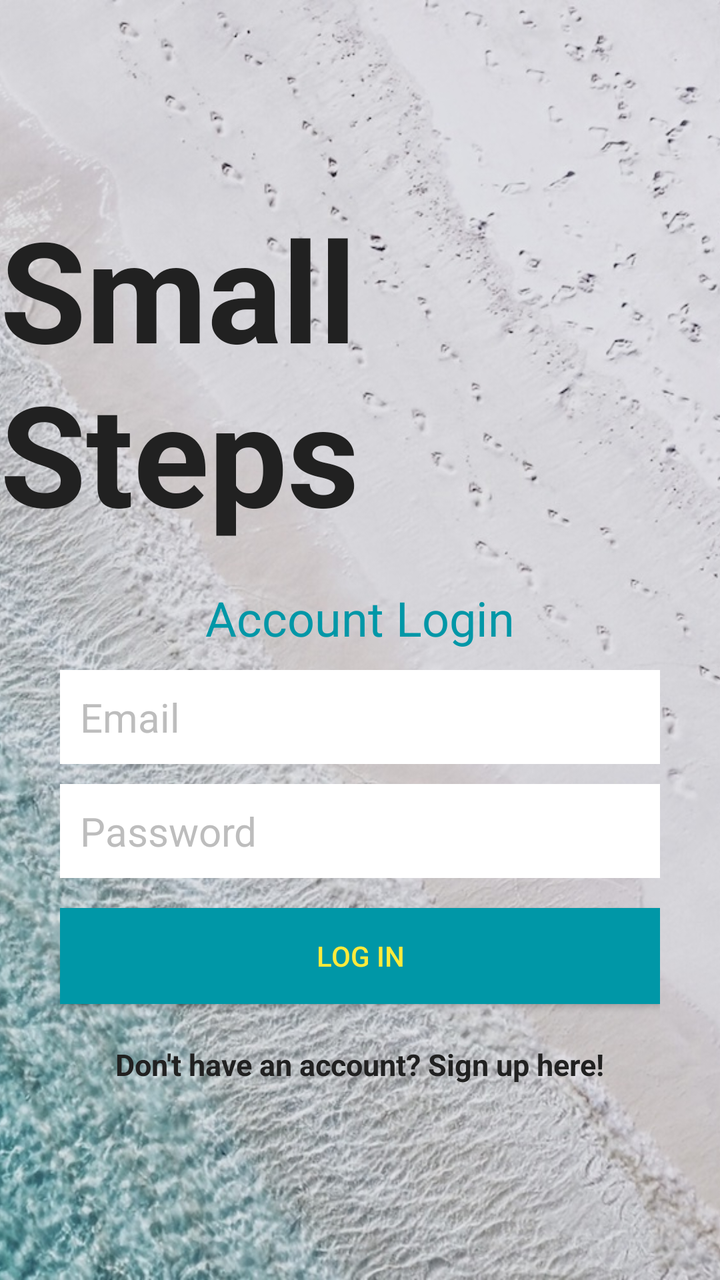
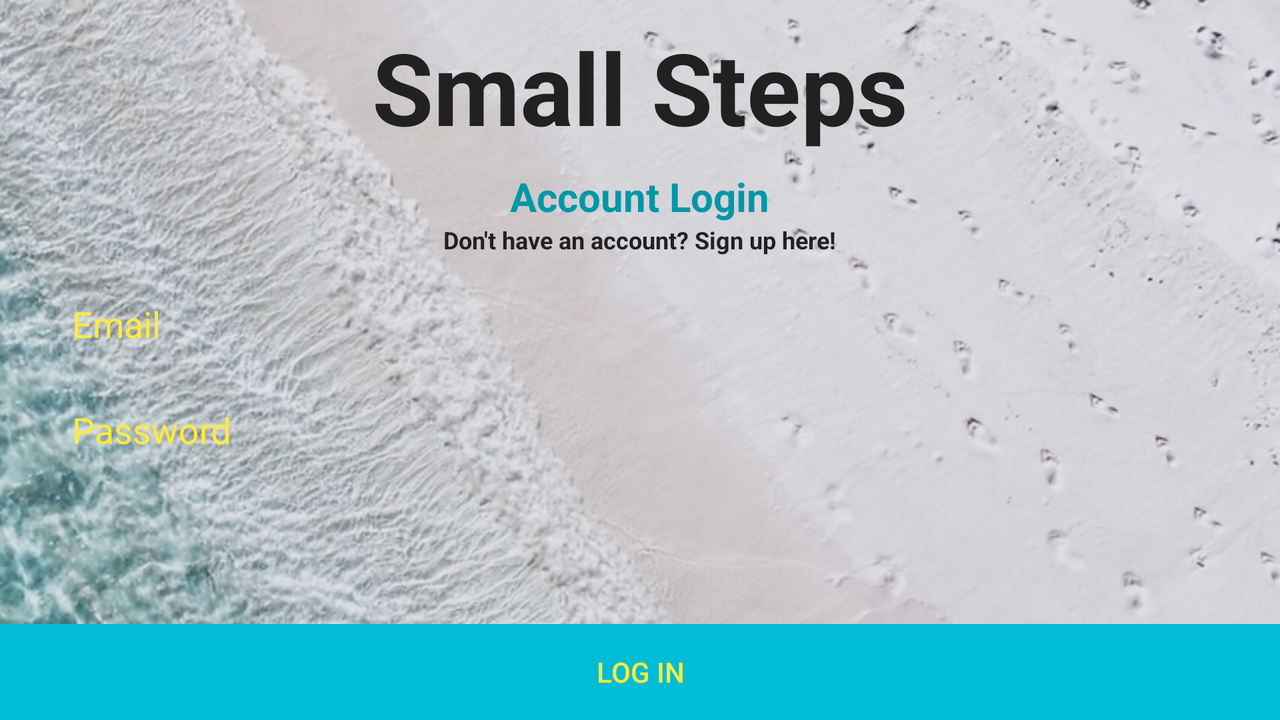

First picture: res/layout/ on a phone held upright. Second picture: the repository's own variant of that layout, on a device whose configuration matches the variant's folder. Source for both follows.
<!-- AndroidManifest.xml: application theme AppTheme -->
<!-- res/layout/activity_login.xml -->
<?xml version="1.0" encoding="utf-8"?>
<RelativeLayout
    xmlns:android="http://schemas.android.com/apk/res/android"
    xmlns:app="http://schemas.android.com/apk/res-auto"
    xmlns:tools="http://schemas.android.com/tools"
    android:layout_width="match_parent"
    android:layout_height="match_parent"
    tools:context="com.epicodus.smallsteps.ui.LoginActivity"
    android:background="@color/colorPrimary">

    <ImageView
        android:id="@+id/mainBackgroundImageView"
        android:layout_width="wrap_content"
        android:layout_height="match_parent"
        android:scaleType="centerCrop"
        app:srcCompat="@drawable/main_background"
        android:contentDescription="@string/app_background" />

    <LinearLayout
        android:orientation="vertical"
        android:layout_width="match_parent"
        android:layout_height="wrap_content"
        android:layout_centerVertical="true"
        android:layout_centerHorizontal="true"
        android:id="@+id/linearLayout">

        <TextView
            android:id="@+id/loginAppNameTextView"
            android:layout_width="wrap_content"
            android:layout_height="wrap_content"
            android:layout_above="@+id/loginTitleTextView"
            android:layout_gravity="center_horizontal"
            android:text="@string/app_name"
            android:textColor="@color/colorPrimaryText"
            android:textSize="70sp"
            android:textStyle="bold" />

        <TextView
            android:id="@+id/loginTitleTextView"
            android:layout_width="wrap_content"
            android:layout_height="wrap_content"
            android:layout_above="@+id/loginLinearLayout"
            android:layout_gravity="center_horizontal"
            android:layout_marginTop="20dp"
            android:text="@string/login_loginTitleTextView_text"
            android:textColor="@color/colorPrimaryDark"
            android:textSize="24sp" />


        <LinearLayout
            android:id="@+id/loginLinearLayout"
            android:layout_width="match_parent"
            android:layout_height="wrap_content"
            android:orientation="vertical"
            android:paddingLeft="30dp"
            android:paddingRight="30dp"
            android:paddingTop="10dp">

            <EditText
                android:id="@+id/loginEmailEditText"
                android:layout_width="match_parent"
                android:layout_height="wrap_content"
                android:layout_marginBottom="10dp"
                android:background="@android:color/white"
                android:hint="@string/login_loginEmailEditText_hint"
                android:inputType="textEmailAddress"
                android:nextFocusDown="@+id/loginPasswordEditText"
                android:padding="10dp"
                android:textColor="@android:color/black"
                android:textColorHint="@color/colorDivider"
                android:textSize="20sp" />

            <EditText
                android:id="@+id/loginPasswordEditText"
                android:layout_width="match_parent"
                android:layout_height="wrap_content"
                android:background="@android:color/white"
                android:hint="@string/login_loginPasswordEditText_hint"
                android:inputType="textPassword"
                android:nextFocusDown="@+id/loginLoginButton"
                android:padding="10dp"
                android:textColor="@android:color/black"
                android:textColorHint="@color/colorDivider"
                android:textSize="20sp" />


            <Button
                android:id="@+id/loginLoginButton"
                android:layout_width="match_parent"
                android:layout_height="wrap_content"
                android:layout_marginTop="15dp"
                android:background="@color/colorPrimaryDark"
                android:padding="10dp"
                android:text="@string/login_loginLoginButton_text"
                android:textColor="@color/colorAccent" />

            <TextView
                android:id="@+id/loginRegistrationTextView"
                android:layout_width="wrap_content"
                android:layout_height="wrap_content"
                android:layout_gravity="center_horizontal"
                android:layout_marginTop="20dp"
                android:text="@string/login_loginRegistrationTextView_text"
                android:textColor="@color/colorPrimaryText"
                android:textSize="15sp"
                android:textStyle="bold" />

        </LinearLayout>

    </LinearLayout>

</RelativeLayout>
<!-- resources referenced by this layout -->
<resources>
  <color name="colorAccent">#FFEB3B</color>
  <color name="colorDivider">#BDBDBD</color>
  <color name="colorPrimary">#00BCD4</color>
  <color name="colorPrimaryDark">#0097A7</color>
  <color name="colorPrimaryText">#212121</color>
  <!-- drawable main_background: jpg bitmap (drawable, 254191 bytes) -->
  <string name="app_background">App Background</string>
  <string name="app_name">Small Steps</string>
  <string name="login_loginEmailEditText_hint">Email</string>
  <string name="login_loginLoginButton_text">Log In</string>
  <string name="login_loginPasswordEditText_hint">Password</string>
  <string name="login_loginRegistrationTextView_text">Don\'t have an account? Sign up here!</string>
  <string name="login_loginTitleTextView_text">Account Login</string>
  <style name="AppTheme" parent="Theme.AppCompat.Light.DarkActionBar">
          
          <item name="colorPrimary">@color/colorPrimary</item>
          <item name="colorPrimaryDark">@color/colorPrimaryDark</item>
          <item name="colorAccent">@color/colorAccent</item>
      </style>
</resources>
<!-- res/layout-land/activity_login.xml (the repository's variant of the layout above) -->
<!-- drawn on the phone turned sideways -->
<?xml version="1.0" encoding="utf-8"?>
<RelativeLayout
    xmlns:android="http://schemas.android.com/apk/res/android"
    xmlns:app="http://schemas.android.com/apk/res-auto"
    xmlns:tools="http://schemas.android.com/tools"
    android:layout_width="match_parent"
    android:layout_height="match_parent"
    tools:context="com.epicodus.smallsteps.ui.LoginActivity"
    android:background="@color/colorPrimary">

    <ImageView
        android:id="@+id/mainBackgroundImageView"
        android:layout_width="wrap_content"
        android:layout_height="match_parent"
        android:scaleType="centerCrop"
        app:srcCompat="@drawable/main_background"
        android:contentDescription="@string/app_background" />

    <LinearLayout
        android:orientation="vertical"
        android:layout_width="match_parent"
        android:layout_height="wrap_content"
        android:layout_marginTop="10dp"
        android:layout_centerHorizontal="true"
        android:id="@+id/loginlinearLayout">

        <TextView
            android:id="@+id/loginAppNameTextView"
            android:layout_width="wrap_content"
            android:layout_height="wrap_content"
            android:layout_gravity="center_horizontal"
            android:text="@string/app_name"
            android:textColor="@color/colorPrimaryText"
            android:textSize="50sp"
            android:textStyle="bold" />

        <TextView
            android:id="@+id/loginTitleTextView"
            android:layout_width="wrap_content"
            android:layout_height="wrap_content"
            android:layout_gravity="center_horizontal"
            android:layout_marginTop="8dp"
            android:text="@string/login_loginTitleTextView_text"
            android:textColor="@color/colorPrimaryDark"
            android:textSize="20sp"
            android:textStyle="bold" />

        <TextView
            android:id="@+id/loginRegistrationTextView"
            android:layout_width="wrap_content"
            android:layout_height="wrap_content"
            android:layout_gravity="center_horizontal"
            android:layout_marginTop="0dp"
            android:text="@string/login_loginRegistrationTextView_text"
            android:textColor="@color/colorPrimaryText"
            android:textSize="12sp"
            android:textStyle="bold" />

        <LinearLayout
            android:id="@+id/loginFormLinearLayout"
            android:layout_width="match_parent"
            android:layout_height="wrap_content"
            android:orientation="vertical"
            android:paddingLeft="30dp"
            android:paddingRight="30dp">

            <android.support.design.widget.TextInputLayout
                android:layout_width="match_parent"
                android:layout_height="wrap_content"
                android:theme="@style/TextLabel"
                app:hintTextAppearance="@style/TextInputLayoutHint">

                <EditText
                    android:id="@+id/loginEmailEditText"
                    android:layout_width="match_parent"
                    android:layout_height="wrap_content"
                    android:layout_marginTop="6dp"
                    android:hint="@string/login_loginEmailEditText_hint"
                    android:inputType="textEmailAddress"
                    android:nextFocusDown="@+id/loginPasswordEditText"
                    android:padding="6dp"
                    android:textColor="@color/colorPrimaryLight"
                    android:textSize="18sp"
                    android:background="@color/colorPrimaryDarkTransparent"/>

            </android.support.design.widget.TextInputLayout>

            <android.support.design.widget.TextInputLayout
                android:layout_width="match_parent"
                android:layout_height="wrap_content"
                android:theme="@style/TextLabel"
                app:hintTextAppearance="@style/TextInputLayoutHint">

                <EditText
                    android:id="@+id/loginPasswordEditText"
                    android:layout_width="match_parent"
                    android:layout_height="wrap_content"
                    android:layout_marginTop="6dp"
                    android:hint="@string/login_loginPasswordEditText_hint"
                    android:inputType="textPassword"
                    android:nextFocusDown="@+id/loginLoginButton"
                    android:padding="6dp"
                    android:textColor="@color/colorPrimaryLight"
                    android:textSize="18sp"
                    android:background="@color/colorPrimaryDarkTransparent" />

            </android.support.design.widget.TextInputLayout>

        </LinearLayout>

    </LinearLayout>

    <RelativeLayout
        android:layout_width="match_parent"
        android:layout_height="wrap_content"
        android:layout_alignParentBottom="true" >

        <Button
            android:id="@+id/loginLoginButton"
            android:layout_width="match_parent"
            android:layout_height="wrap_content"
            android:background="@color/colorPrimary"
            android:padding="10dp"
            android:text="@string/login_loginLoginButton_text"
            android:textColor="@color/colorAccent" />

    </RelativeLayout>

</RelativeLayout>
<!-- resources referenced by the variant -->
<!-- as the phone turned sideways resolves them -->
<resources>
  <color name="colorAccent">#FFEB3B</color>
  <color name="colorPrimary">#00BCD4</color>
  <color name="colorPrimaryDark">#0097A7</color>
  <color name="colorPrimaryLight">#B2EBF2</color>
  <color name="colorPrimaryText">#212121</color>
  <!-- drawable main_background: jpg bitmap (drawable, 254191 bytes) -->
  <string name="app_background">App Background</string>
  <string name="app_name">Small Steps</string>
  <string name="login_loginEmailEditText_hint">Email</string>
  <string name="login_loginLoginButton_text">Log In</string>
  <string name="login_loginPasswordEditText_hint">Password</string>
  <string name="login_loginRegistrationTextView_text">Don\'t have an account? Sign up here!</string>
  <string name="login_loginTitleTextView_text">Account Login</string>
  <style name="TextInputLayoutHint" parent="TextAppearance.Design.Hint">
          <item name="android:textSize">18sp</item>
      </style>
  <style name="TextLabel" parent="TextAppearance.AppCompat">
          
          <item name="android:textColorHint">@color/colorAccent</item>
          <item name="android:textSize">20sp</item>
          
          <item name="colorAccent">@color/colorAccent</item>
          <item name="colorControlNormal">@color/colorPrimary</item>
          <item name="colorControlActivated">@color/colorPrimaryText</item>
          
          <item name="android:textColorHighlight">@color/colorAccent</item>
          <item name="android:textColorLink">@color/colorAccent</item>
      </style>
  <style name="AppTheme" parent="Theme.AppCompat.Light.DarkActionBar">
          
          <item name="colorPrimary">@color/colorPrimary</item>
          <item name="colorPrimaryDark">@color/colorPrimaryDark</item>
          <item name="colorAccent">@color/colorAccent</item>
      </style>
</resources>
